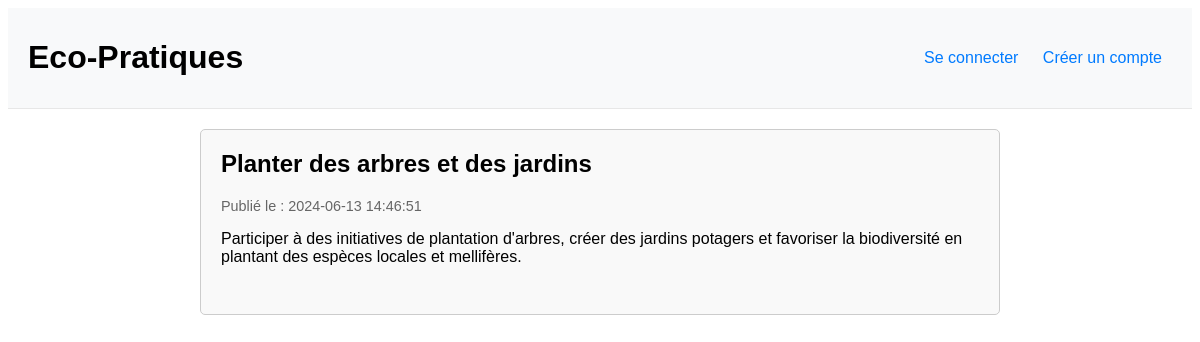
/article.php?id=13, run on the app's committed database.
### tables this page shows
CREATE TABLE `article` (
  `id_article` int NOT NULL,
  `id_user` int DEFAULT NULL,
  `titre` varchar(255) NOT NULL,
  `description` text NOT NULL,
  `date` datetime DEFAULT CURRENT_TIMESTAMP
);

### article.php (the view, shortened to what this page needs)
<?php
require_once 'include/db_connect.php';
if (isset($_GET['id'])) {
    $id_article = $_GET['id'];
    $sql = "SELECT id_article, titre, description, date FROM Article WHERE id_article = :id_article";
    $stmt = $pdo->prepare($sql);
    $stmt->bindParam(':id_article', $id_article, PDO::PARAM_INT);
    $stmt->execute();
    $article = $stmt->fetch(PDO::FETCH_ASSOC);
} else {
    echo "ID d'article manquant.";
    exit();
}
?>
<!DOCTYPE html>
<html lang="fr">
<head>
    <link rel="stylesheet" href="./style/articlestyle.css">
<body>
    <header>
        <div>
            <h1>Eco-Pratiques</h1>
        </div>
        <nav>
            <?php if (isset($_SESSION['id_user'])): ?>
                <a href="admin.php">Admin</a>
                <a href="logout.php">Se déconnecter</a>
            <?php else: ?>
                <a href="login.php">Se connecter</a>
                <a href="login.php">Créer un compte</a>
            <?php endif; ?>
        </nav>
    </header>
    <main>
        <article>
            <h2><?php echo htmlspecialchars($article['titre']); ?></h2>
            <p class="date">Publié le : <?php echo htmlspecialchars($article['date']); ?></p>
            <p><?php echo nl2br(htmlspecialchars($article['description'])); ?></p>
        </article>
    </main>
</body>
</html>

### style/articlestyle.css (style rules this page uses)
body { font-family: Arial, sans-serif; }
header { background-color: #f8f9fa; padding: 10px 20px; display: flex; justify-content: space-between; align-items: center; border-bottom: 1px solid #e7e7e7; }
nav a { margin: 0 10px; text-decoration: none; color: #007bff; }
main { padding: 20px; max-width: 800px; margin: 0 auto; }
article { border: 1px solid #ccc; padding: 20px; margin-bottom: 20px; border-radius: 5px; background-color: #f9f9f9; }
article h2 { margin-top: 0; }
article p { margin-bottom: 10px; }
.date { font-size: 0.9em; color: #666; }

### data on the page
article: titre "Planter des arbres et des jardins", date "2024-06-13 14:46:51", description "Participer à des initiatives de plantation d'arbres, créer des jardins potagers et favoriser la biodiversité en plantant des espèces locales et mellifères."
